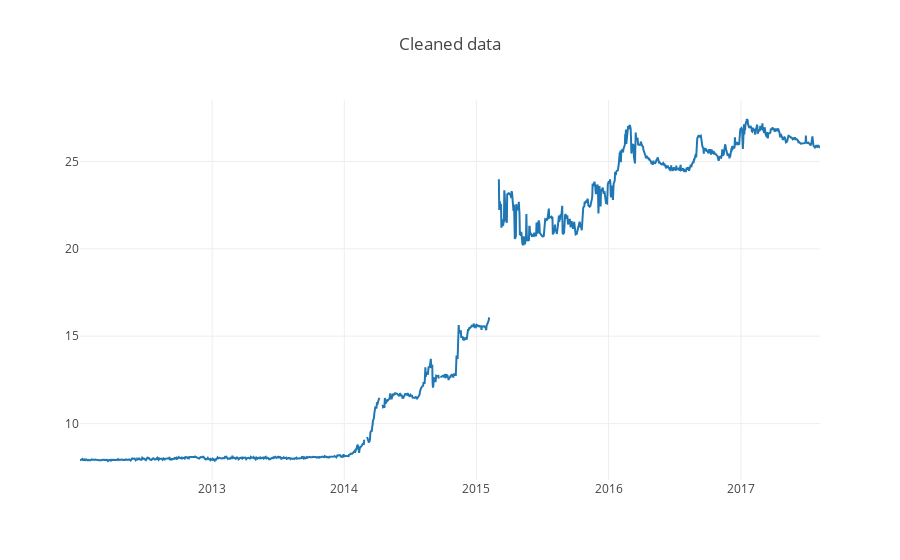

The cell this chart's notebook holds for it:
### Code cell
plotly_df(trend_df[['Adj Close']], title='Cleaned data')

### Figure 1 — Plotly figure (JSON) as saved in the notebook; plotly's stock layout.template omitted (floating-point values rounded to 4 significant figures; data arrays with more than 128 entries replaced by an {"elided": "..."} marker saying what was removed)
{"data": [{"mode": "lines", "name": "Adj Close", "type": "scatter", "x": {"elided": "1459 str values"}, "y": {"elided": "1459 float values"}}], "layout": {"title": "Cleaned data"}}
